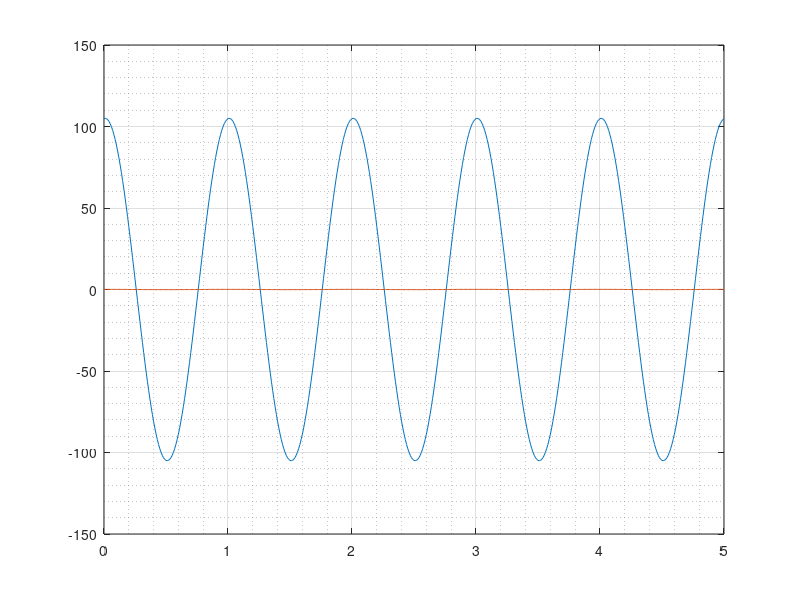
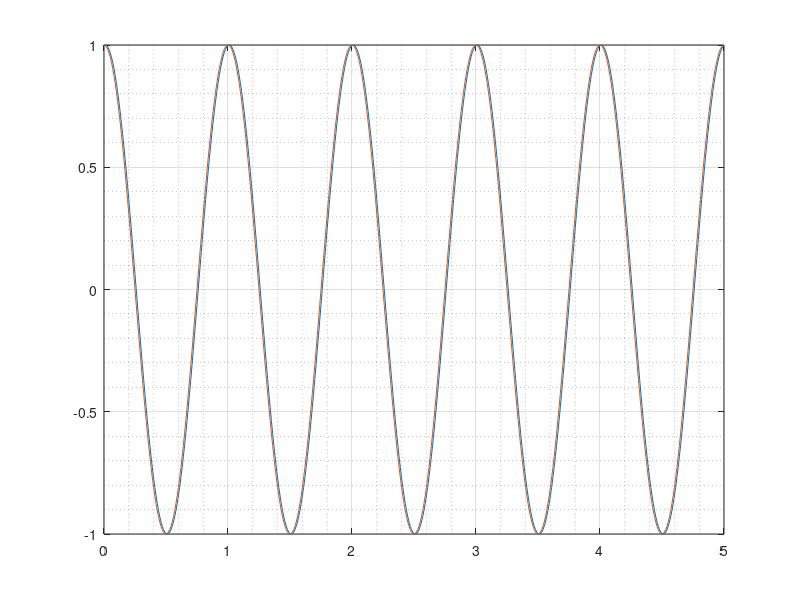
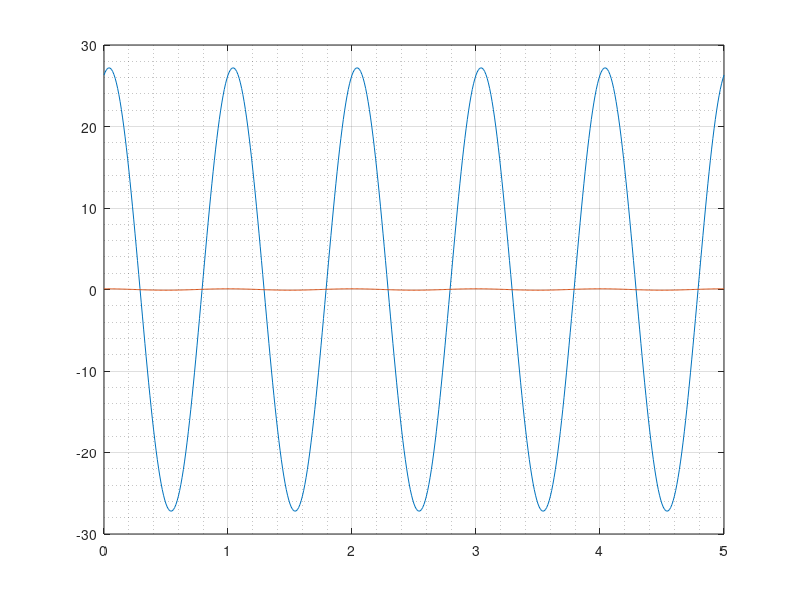
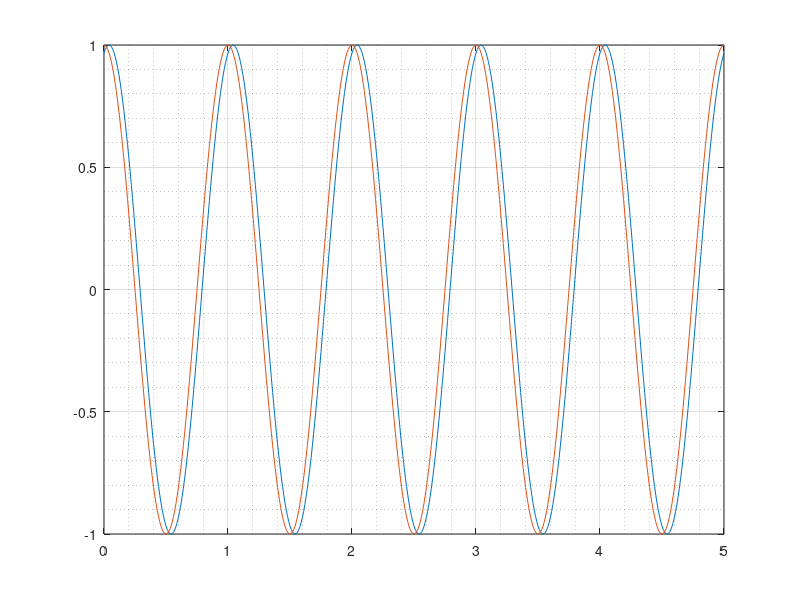

MATLAB code for these plots, in order:
clc; clear; close all;

% k = 0:0.01:5;
rho = 1.225;
u = 20;
alp0 = deg2rad(5);
f = 1;
c = 1;
b = 0.5*c;
omega = 2*pi*f;
k = omega*b/u;

k0 = besselk(0,1i*k);
k1 = besselk(1,1i*k);
cofk = k1./(k0 + k1);

% Pitching
pL = 1i + (1i + 2/k)*cofk;
Lfreq = pi*rho*u^2*b*alp0*k*pL;
pM = - 1i + 0.25*k + (1i + 2/k)*cofk;
Mfreq = 0.5*pi*rho*u^2*b^2*k*alp0*pM;
fprintf('Pitching\n')
fprintf('k = %.4f\n',k)
fprintf('Lift Amplitude = %.4f %.4fi\n',real(Lfreq),imag(Lfreq))
fprintf('Moment Amplitude = %.4f %.4fi\n',real(Mfreq),imag(Mfreq))

t = 0:0.01:5;
y = alp0*exp(1i*omega*t);
L = Lfreq*exp(1i*omega*t);
M = Mfreq*exp(1i*omega*t);

% Care only about the real part
figure(1)
plot(t,real(L))
hold on
plot(t,real(y))
grid on
grid minor

figure(2)
plot(t,real(L)./abs(L))
hold on
plot(t,real(y)./abs(y))
grid on
grid minor

figure(3)
plot(t,real(M))
hold on
plot(t,real(y))
grid on
grid minor

figure(4)
plot(t,real(M)./abs(M))
hold on
plot(t,real(y)./abs(y))
grid on
grid minor

figure(5)
plot(t,real(L))
hold on
plot(t,real(M))
grid on
grid minor